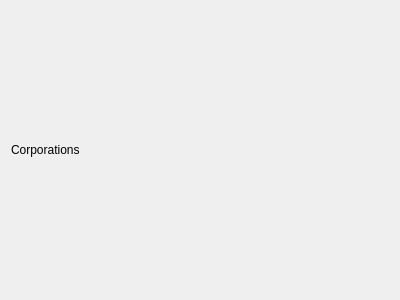
<?xml version="1.0" encoding="UTF-8"?>
<ui version="4.0">
 <class>MTCorporationDetails</class>
 <widget class="MTEditDetails" name="MTCorporationDetails">
  <property name="geometry">
   <rect>
    <x>0</x>
    <y>0</y>
    <width>400</width>
    <height>300</height>
   </rect>
  </property>
  <property name="windowTitle">
   <string>Form</string>
  </property>
  <layout class="QVBoxLayout" name="verticalLayout">
   <item>
    <widget class="QLabel" name="label">
     <property name="text">
      <string>Corporations</string>
     </property>
    </widget>
   </item>
  </layout>
 </widget>
 <customwidgets>
  <customwidget>
   <class>MTEditDetails</class>
   <extends>QWidget</extends>
   <header>gui/widgets/editdetails.hpp</header>
   <container>1</container>
  </customwidget>
 </customwidgets>
 <resources/>
 <connections/>
</ui>
